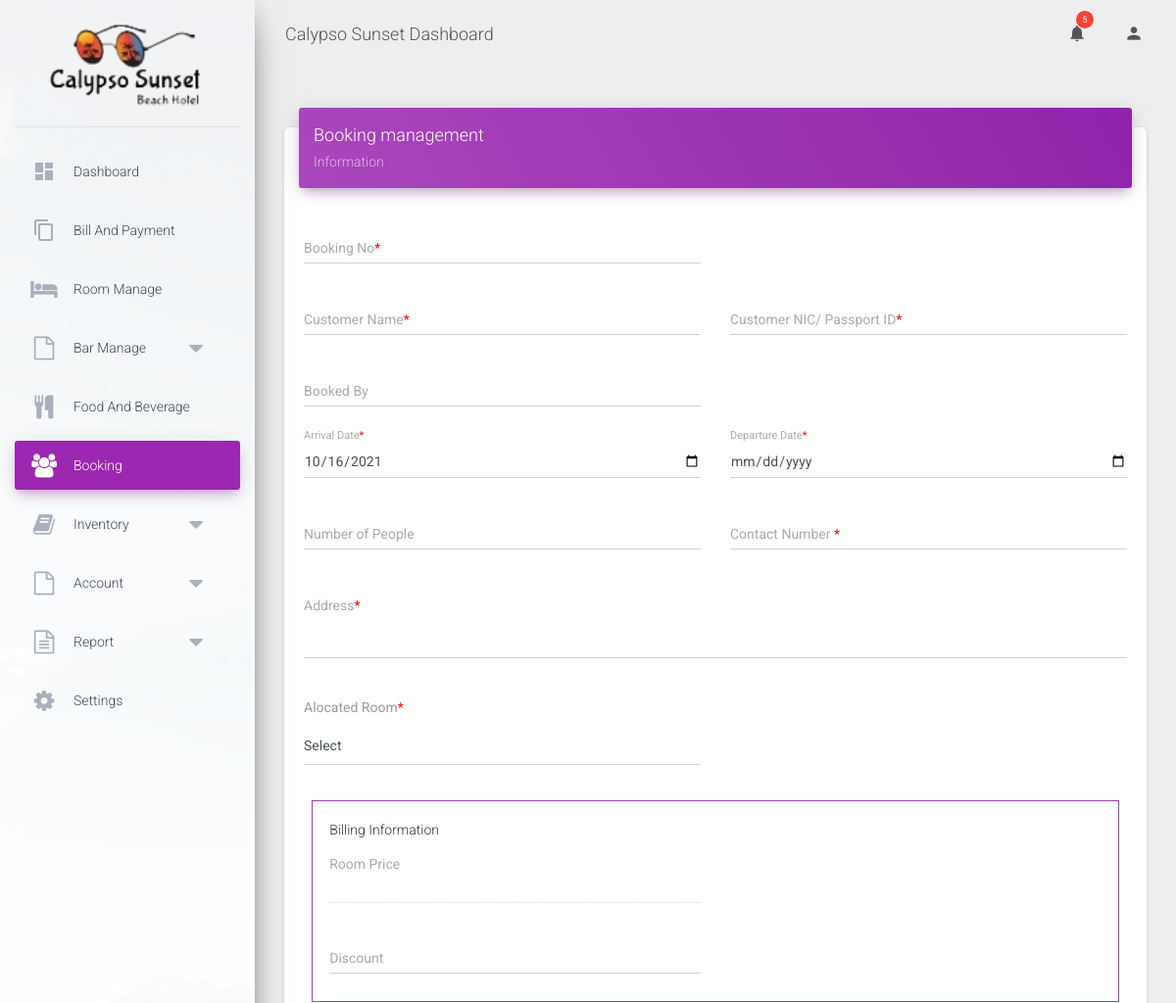
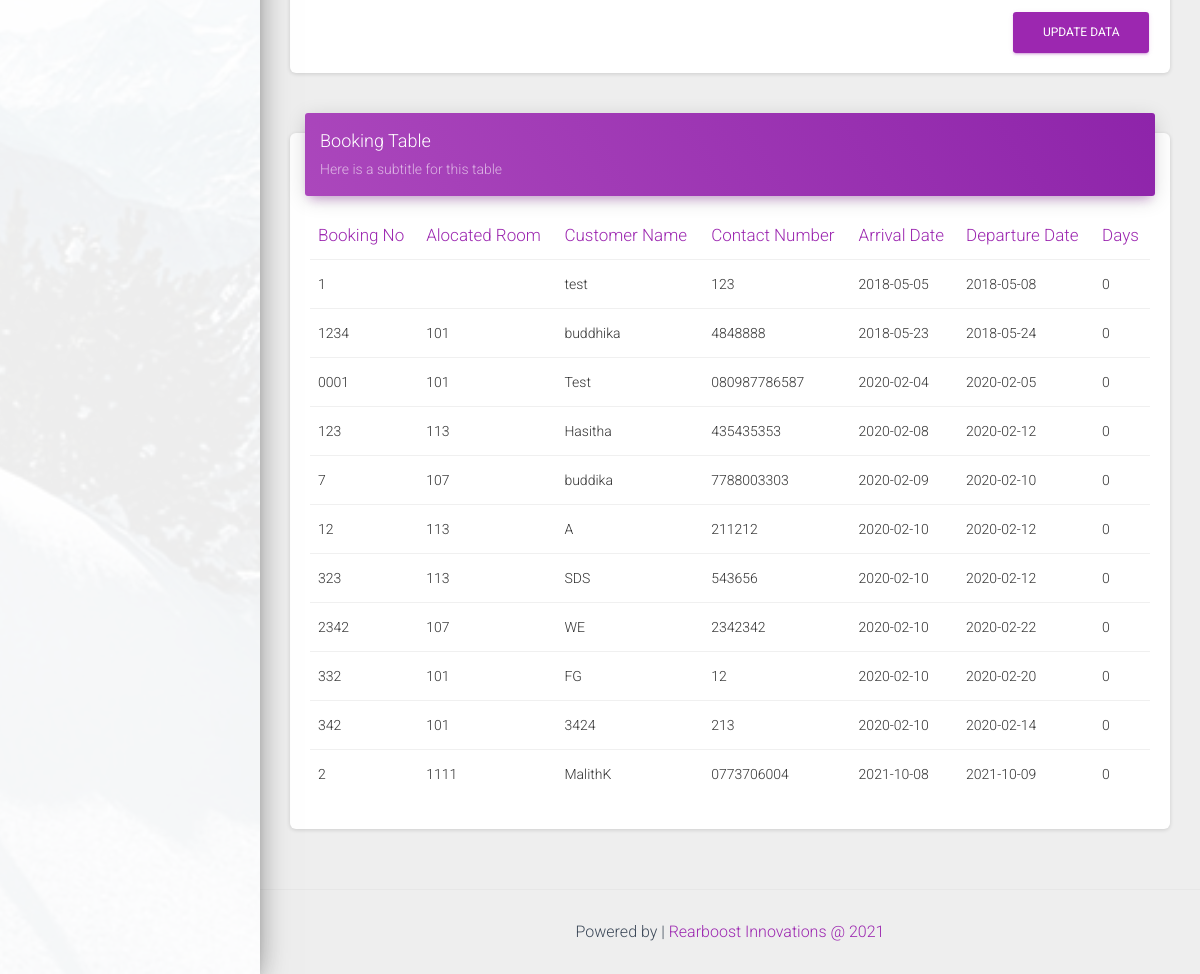
/content/booking.php (signed in), run on the app's committed database (2 pictures, top to bottom).
### tables this page shows
CREATE TABLE `bookinginfor` (
  `id` int(11) NOT NULL,
  `bookingno` varchar(500) NOT NULL,
  `cname` varchar(500) NOT NULL,
  `cnic` varchar(500) NOT NULL,
  `bookby` varchar(500) NOT NULL,
  `arrivaldate` varchar(100) NOT NULL,
  `departuredate` varchar(100) NOT NULL,
  `numofpeo` varchar(100) NOT NULL,
  `connum` varchar(100) NOT NULL,
  `address` varchar(500) NOT NULL,
  `alocatedroom` varchar(100) NOT NULL,
  `roomprice` decimal(10,2) NOT NULL,
  `discount` decimal(10,2) NOT NULL,
  `checkDiscount` varchar(20) NOT NULL,
  `billstatus` varchar(200) NOT NULL,
  `createdate` varchar(100) NOT NULL,
  `billstaledate` varchar(500) DEFAULT NULL,
  `ftootalprice` decimal(10,2) NOT NULL DEFAULT 0.00
);

CREATE TABLE `roominfor` (
  `id` int(11) NOT NULL,
  `roomno` varchar(500) NOT NULL,
  `roomtype` varchar(1000) NOT NULL,
  `numbed` int(11) NOT NULL,
  `roomprice` decimal(10,2) NOT NULL,
  `roomstatus` varchar(200) NOT NULL,
  `createdate` varchar(500) NOT NULL,
  `lastupdate` varchar(500) DEFAULT NULL,
  `bookingtime` varchar(100) DEFAULT NULL
);

### content/booking.php (the view, shortened to what this page needs)
<!DOCTYPE html>
<html lang="en">
<?php
    require '../include/config.php';
?>
<head>
    <?php include('../include/head.php'); ?>
</head>
<body class="">
    <div class="wrapper">
        <div class="sidebar" data-color="purple" data-background-color="white" data-image="../assets/img/sidebar-1.jpg">
            <div class="logo">
                <a href="home.php" class="simple-text logo-normal">
                <img src="../images/logo.png" alt="" style="width: 80%;">
                </a>
            </div>
            <?php include('../include/sideMenu.php'); ?>
        </div>
        <div class="main-panel">
            <?php include('../include/navhead.php'); ?>
            <div class="content">
                <div class="container-fluid">
                    <div class="row">
                        <div class="col-md-12">
                            <div class="card">
                                <div class="card-header card-header-primary">
                                    <h4 class="card-title">Booking management</h4>
                                    <p class="card-category">Information</p>
                                </div>
                                <div class="card-body">
                                    <form id="booking_form">
                                        <div class="row">
                                            <div class="col-md-6">
                                                <div class="form-group">
                                                    <label class="bmd-label-floating">Booking No<span style="color: red;">*<span></label>
                                                    <input type="text" class="form-control" id="bookingno">
                                                </div>
                                            </div>
                                        </div>
                                        <div class="row">
                                            <div class="col-md-6">
                                                <div class="form-group">
                                                    <label class="bmd-label-floating">Customer Name<span style="color: red;">*<span></label>
                                                    <input type="text" class="form-control" id="cname">
                                                </div>
                                            </div>
                                            <div class="col-md-6">
                                                <div class="form-group">
                                                    <label class="bmd-label-floating">Customer NIC/ Passport ID<span style="color: red;">*<span></label>
                                                    <input type="text" class="form-control" id="cnic">
                                                </div>
                                            </div>
                                        </div>
                                        <div class="row">
                                            <div class="col-md-6">
                                                <div class="form-group">
                                                    <label class="bmd-label-floating">Booked By</label>
                                                    <input type="text" class="form-control" id="bookby">
                                                </div>
                                            </div>
                                        </div>
                                        <div class="row">
                                            <div class="col-md-6">
                                                <div class="form-group">
                                                    <label class="bmd-label-floating">Arrival Date<span style="color: red;">*<span></label>
                                                    <input type="date" class="form-control" id="arrivaldate" value="<?php echo date("Y-m-d"); ?>">
                                                </div>
                                            </div>
                                            <div class="col-md-6">
                                                <div class="form-group">
                                                    <label class="bmd-label-floating" style="top: -1rem; left: 0; font-size: 0.6875rem;">Departure Date<span style="color: red;">*<span></label>
                                                    <input type="date" class="form-control" id="departuredate">
                                                </div>
                                            </div>
                                        </div>
                                        <div class="row">
                                            <div class="col-md-6">
                                                <div class="form-group">
                                                    <label class="bmd-label-floating">Number of People</label>
                                                    <input type="number" class="form-control" id="numofpeo">
                                                </div>
                                            </div>
                                            <div class="col-md-6">
                                                <div class="form-group">
                                                    <label class="bmd-label-floating">Contact Number <span style="color: red;">*<span></label>
                                                    <input type="number" class="form-control" id="connum">
                                                </div>
                                            </div>
                                        </div>
                                        <div class="row">
                                            <div class="col-md-12">
                                                <div class="form-group">
                                                    <label class="bmd-label-floating">Address<span style="color: red;">*<span></label>
                                                    <textarea class="form-control" rows="3" id="address"></textarea>
                                                </div>
                                            </div>
                                        </div>
                                        <div class="row">
                                          <div class="col-md-6">
                                              <div class="form-group">
                                                  <label class="bmd-label-floating">Alocated Room<span style="color: red;">*<span></label>
                                                  <select  class="form-control" id="alocatedroom">
                                                          <option value="">Select</option>
                                                  </select>
                                              </div>
                                          </div>
                                        </div>
                                        <div class="billinfor" style="border: 1px solid; padding: 2%; margin: 1%; border-color: #9e3fb0; margin-top: 3%;">
                                          <span>Billing Information</span>
                                          <div class="row">
                                              <div class="col-md-6">
                                                  <div class="form-group">
                                                      <label class="" style="top: -25%;">Room Price</label>
                                                      <input type="text" class="form-control" id="roomprice" disabled>
                                                  </div>
                                              </div>
                                          </div>
                                          <div class="row">
                                              <div class="col-md-6">
                                                  <div class="form-group">
                                                      <label class="bmd-label-floating">Discount</label>
                                                      <input type="text" class="form-control" id="discount">
                                                  </div>
                                              </div>
                                          </div>
                                        </div>
                                        <button type="button" id="booking_btn" name="booking_btn" class="btn btn-primary pull-right" onclick="booking()">Update Data</button>
                                        <div class="clearfix"></div>
                                    </form>
                                </div>
                            </div>
                        </div>
                        <div class="col-md-12">
                            <div class="card">
                                <div class="card-header card-header-primary">
                                    <h4 class="card-title ">Booking Table</h4>
                                    <p class="card-category"> Here is a subtitle for this table</p>
                                </div>
                                <div class="card-body">
                                   <?php
                                       $query = "SELECT * FROM bookinginfor";
                                       $result = mysqli_query($conn ,$query);
                                    ?>
                                    <div class="table-responsive" id="room_table">
                                        <table class="table">
                                            <thead class=" text-primary">
                                                <th>
                                                    Booking No
                                                </th>
                                                <th>
                                                    Alocated Room
                                                </th>
                                                <th>
                                                    Customer Name
                                                </th>
                                                <th>
                                                   Contact Number
                                                </th>
                                                <th>
                                                    Arrival Date
                                                </th>
                                                <th>
                                                    Departure Date
                                                </th>
                                                <th>
                                                    Days
                                                </th>
                                            </thead>
                                            <tbody>
                                                <?php
                                                while($row = mysqli_fetch_array($result))
                                                   {
                                                    echo '
                                                    <tr>
                                                     <td>'.$row["bookingno"].'</td>';
                                                     $query1 ="SELECT * FROM roominfor WHERE id='".$row["alocatedroom"]."'";
                                                     $result1 =mysqli_query($conn,$query1);
                                                     while($ro = mysqli_fetch_array($result1))
                                                     {
                                                        $val= $ro['roomno'];
                                                     }
                                                     ?>
                                                     <td><?php echo $val ?></td>
                                                    <?php
                                                     echo '
                                                     <td>'.$row["cname"].'</td>
                                                     <td>'.$row["connum"].'</td>
                                                     <td>'.$row["arrivaldate"].'</td>
                                                     <td>'.$row["departuredate"].'</td>  ';
                                                     $date1 =date("Y-m-d");
                                                     $date1 =strtotime($date1);
                                                     $date2 =strtotime($row["departuredate"]);
                                                     $date =$date2-$date1;
                                                     $date =$date/86400;
                                                     if($date<0){
                                                       $date ="0";
                                                     }
                                                    echo '<td>'.$date.'</td>';
                                                  echo '</tr>
                                                      '  ;
                                                   }
                                                 ?>
                                            </tbody>
                                        </table>
                                    </div>
                                </div>
                            </div>
                        </div>
                    </div>
                </div>
            </div>
            <footer class="footer ">
                <div class="container-fluid" style="display: inline-grid;">
                    <?php include('../include/footerc.php'); ?>
                </div>
            </footer>
        </div>
    </div>
</body>
</html>

### data on the page
bookinginfor: bookingno "1", cname "test", connum "123", arrivaldate "2018-05-05", departuredate "2018-05-08", date "0"
bookinginfor: bookingno "1234", roominfor.roomno "101", cname "buddhika", connum "4848888", arrivaldate "2018-05-23", departuredate "2018-05-24", date "0"
bookinginfor: bookingno "0001", roominfor.roomno "101", cname "Test", connum "080987786587", arrivaldate "2020-02-04", departuredate "2020-02-05", date "0"
bookinginfor: bookingno "123", roominfor.roomno "113", cname "Hasitha", connum "435435353", arrivaldate "2020-02-08", departuredate "2020-02-12", date "0"
bookinginfor: bookingno "7", roominfor.roomno "107", cname "buddika", connum "7788003303", arrivaldate "2020-02-09", departuredate "2020-02-10", date "0"
bookinginfor: bookingno "12", roominfor.roomno "113", cname "A", connum "211212", arrivaldate "2020-02-10", departuredate "2020-02-12", date "0"
bookinginfor: bookingno "323", cname "SDS", connum "543656", arrivaldate "2020-02-10", departuredate "2020-02-12", date "0"
roominfor: roomno "113"
bookinginfor: bookingno "2342", roominfor.roomno "107", cname "WE", connum "2342342", arrivaldate "2020-02-10", departuredate "2020-02-22", date "0"
bookinginfor: bookingno "332", roominfor.roomno "101", cname "FG", connum "12", arrivaldate "2020-02-10", departuredate "2020-02-20", date "0"
bookinginfor: bookingno "342", cname "3424", connum "213", arrivaldate "2020-02-10", departuredate "2020-02-14", date "0"
roominfor: roomno "101"
bookinginfor: bookingno "2", roominfor.roomno "1111", cname "MalithK", connum "0773706004", arrivaldate "2021-10-08", departuredate "2021-10-09", date "0"
